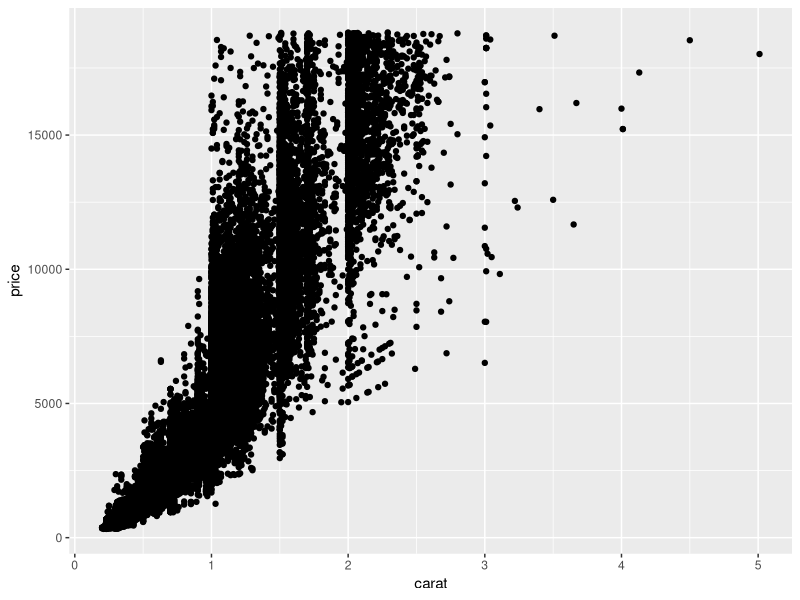
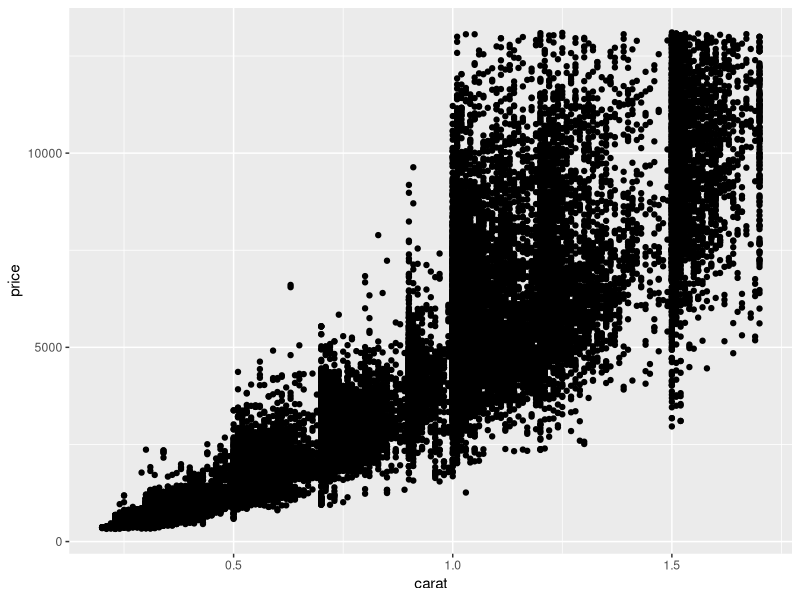
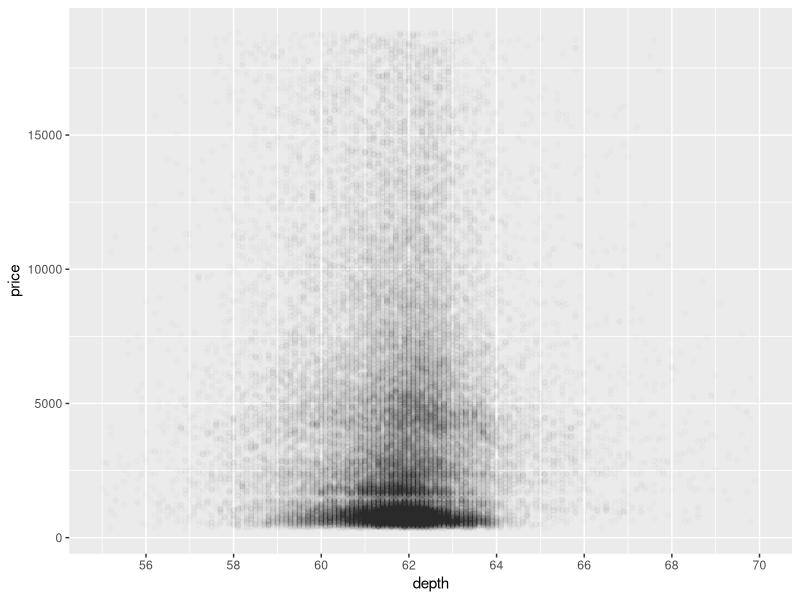

The R script that drew these images, in order:
setwd("~/Desktop/eda-course-materials/lesson6/solutions")
getwd()

library(ggplot2)
data(diamonds)
summary(diamonds)

ggplot(data = diamonds, aes(x = carat, y = price)) + geom_point()

# It seems that there is an exponential relationship between price and carat. 
# There are some outliers in the sample.

summary(diamonds$carat)
summary(diamonds$price)
quantile(diamonds$carat)
quantile(diamonds$price)
quantile(diamonds$carat, c(.9))
quantile(diamonds$price, c(.9))

# 90% of the diamonds have a carat below 1.51 and price under 9821.

ggplot(data = diamonds, aes(x = carat, y = price)) + 
  geom_point() + scale_x_continuous(lim = c(.2, quantile(diamonds$carat, .95))) +
  scale_y_continuous(lim = c(326, quantile(diamonds$price, .95)))

# Correlation

with(diamonds , cor.test(price, x))
with(diamonds , cor.test(price, y))
with(diamonds , cor.test(price, z))

# Create a simple scatter plot of price vs depth.

ggplot(data = diamonds, aes(x = depth, y = price)) + 
  geom_point(alpha=0.01) + scale_x_continuous(lim = c(55,70), breaks = seq(50,70,2))

# Correlation between depth vs price

with(diamonds , cor.test(depth, price))
